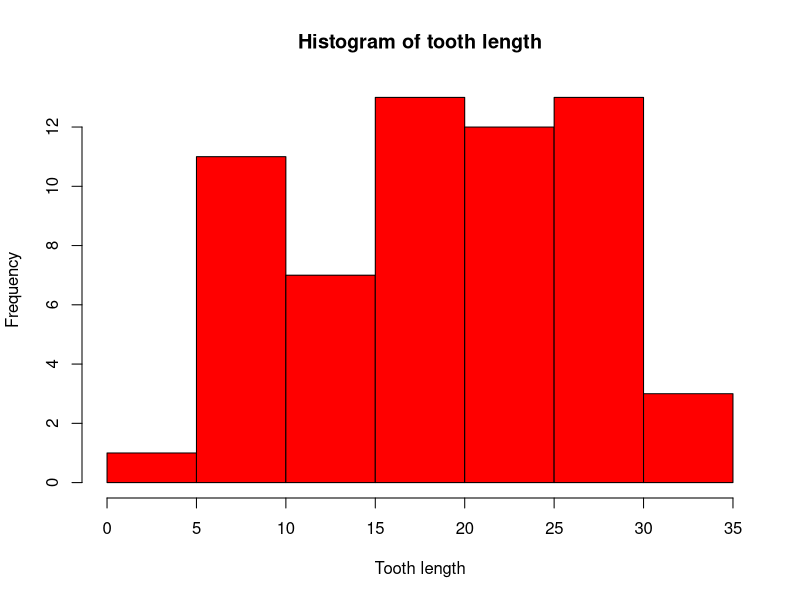
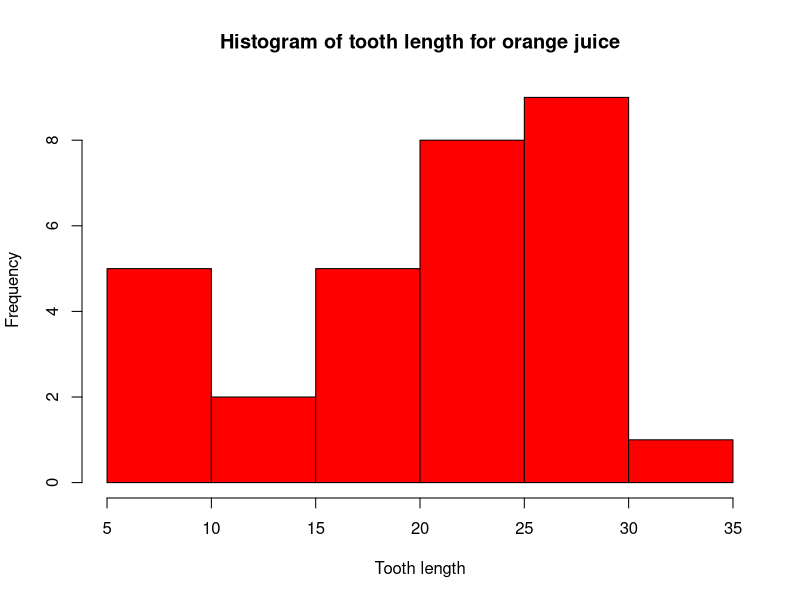
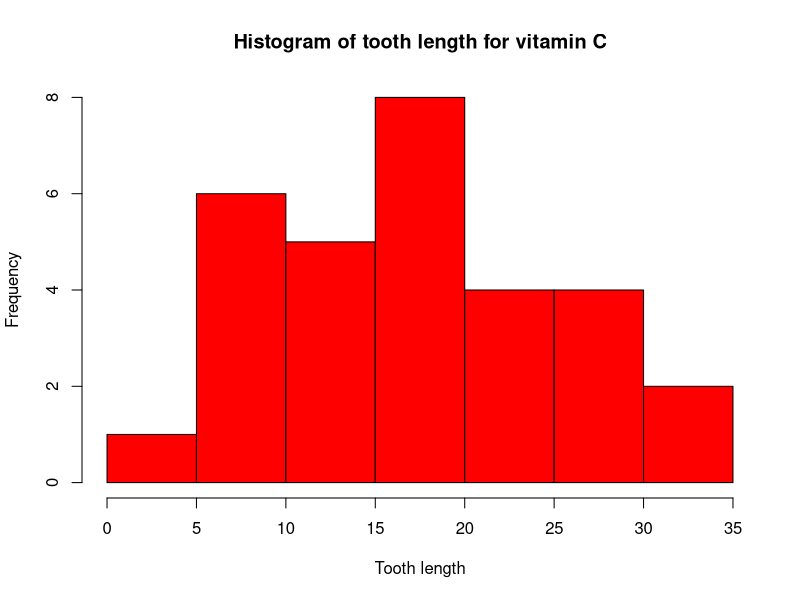
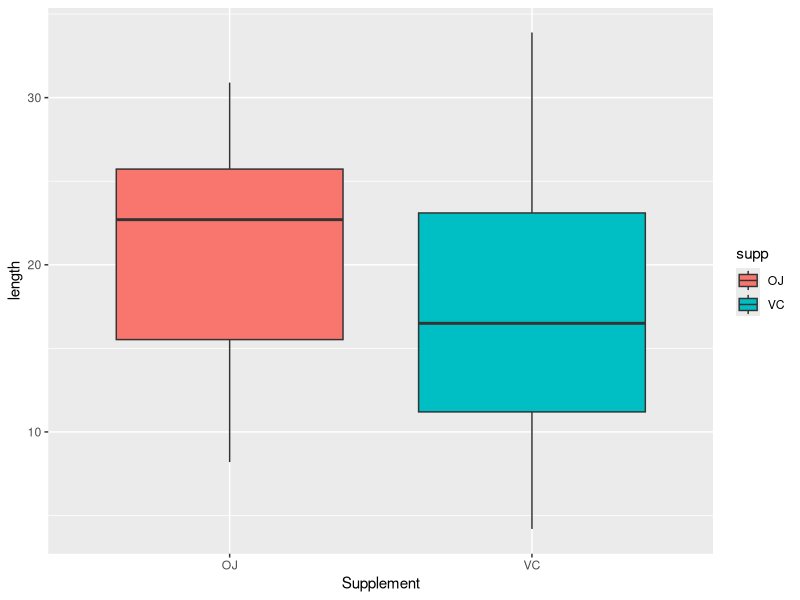
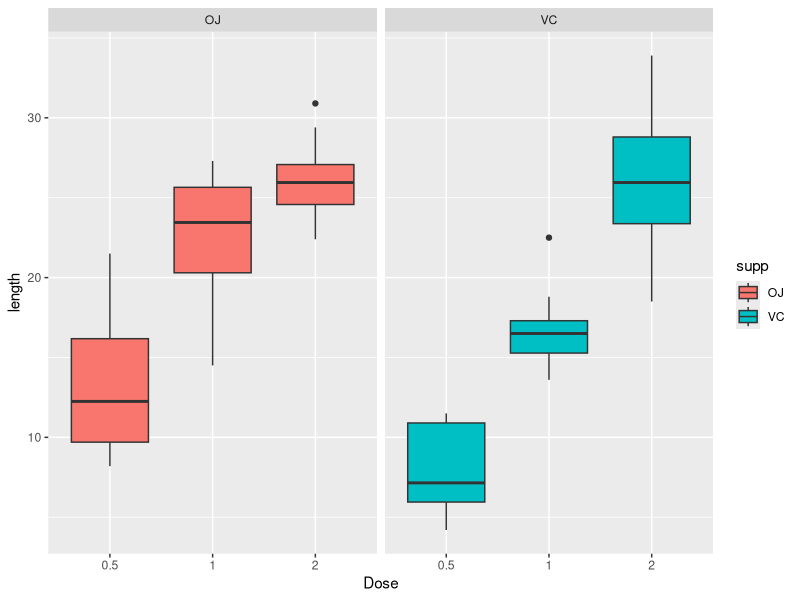

Source code (R) for these figures, in order:
## ---- chunk 1
head(ToothGrowth)
str(ToothGrowth)
summary(ToothGrowth)
var(ToothGrowth$len)
hist(ToothGrowth$len, col = 'red', xlab = 'Tooth length', main = 'Histogram of tooth length')
## ---- chunk 2
library(dplyr)
## ---- chunk 3
OJToothGrowth <- ToothGrowth[ToothGrowth$supp == 'OJ', ]
summary(OJToothGrowth)
var(OJToothGrowth$len)
hist(OJToothGrowth$len, col = 'red', xlab = 'Tooth length', main = 'Histogram of tooth length for orange juice')
## ---- chunk 4
summarize(group_by(OJToothGrowth, dose), mean = mean(len), variance = var(len))
## ---- chunk 5
VCToothGrowth <- ToothGrowth[ToothGrowth$supp == 'VC', ]
summary(VCToothGrowth)
var(VCToothGrowth$len)
hist(VCToothGrowth$len, col = 'red', xlab = 'Tooth length', main = 'Histogram of tooth length for vitamin C')
## ---- chunk 6
summarize(group_by(VCToothGrowth, dose), mean = mean(len), variance = var(len))
## ---- chunk 7
library(ggplot2)
ggplot(ToothGrowth, aes(x = factor(supp), y = len, fill = supp)) +
  geom_boxplot() +
  labs(x = 'Supplement', y = 'length')
## ---- chunk 8
ggplot(ToothGrowth, aes(x = factor(dose), y = len, fill = supp)) +
  geom_boxplot() +
  facet_grid(. ~ supp) +
  labs(x = 'Dose', y = 'length')
## ---- chunk 9
t.test(OJToothGrowth$len, VCToothGrowth$len, var.equal = TRUE)
## ---- chunk 10
OJToothGrowth05 <- OJToothGrowth[OJToothGrowth$dose == 0.5, ]
OJToothGrowth1 <- OJToothGrowth[OJToothGrowth$dose == 1, ]
OJToothGrowth2 <- OJToothGrowth[OJToothGrowth$dose == 2, ]
## ---- chunk 11
t.test(OJToothGrowth05$len, OJToothGrowth1$len, var.equal = TRUE)
## ---- chunk 12
t.test(OJToothGrowth05$len, OJToothGrowth2$len, var.equal = TRUE)
## ---- chunk 13
t.test(OJToothGrowth1$len, OJToothGrowth2$len, var.equal = TRUE)
## ---- chunk 14
VCToothGrowth05 <- VCToothGrowth[VCToothGrowth$dose == 0.5, ]
VCToothGrowth1 <- VCToothGrowth[VCToothGrowth$dose == 1, ]
VCToothGrowth2 <- VCToothGrowth[VCToothGrowth$dose == 2, ]
## ---- chunk 15
t.test(VCToothGrowth05$len, VCToothGrowth1$len, var.equal = TRUE)
## ---- chunk 16
t.test(VCToothGrowth05$len, VCToothGrowth2$len, var.equal = TRUE)
## ---- chunk 17
t.test(VCToothGrowth1$len, VCToothGrowth2$len, var.equal = TRUE)
